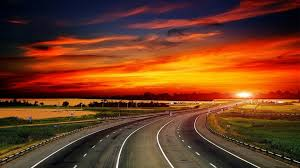
#> input picture 3_OpenCV/Resources/images.jpg, 300 x 168 px, found by its file name
$ python 31_HoughLinesP.py
#> lines starting #> are read from the running program, lines starting #| are printed output that depends on the picture; after the words box and inside, x2 and y2 are one past the last pixel; in counts of white or black regions, pixels touching at a corner belong together

import cv2
import numpy as np
img = cv2.imread('Resources\images.jpg')
#> img is the input picture: shape (168, 300, 3); mean B, G, R 32.9, 61.6, 115.6
gray = cv2.cvtColor(img, cv2.COLOR_BGR2GRAY)
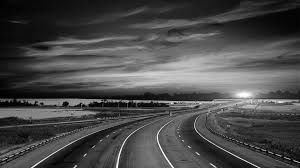
#> gray: shape (168, 300); min 0, max 254, mean 74.4
edges = cv2.Canny(gray,50,150,apertureSize = 3)
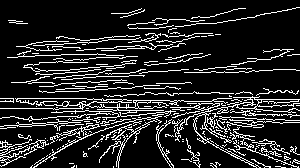
#> edges: shape (168, 300); 15.4% white in thin lines or dots
cv2.imshow('edges', edges)
lines = cv2.HoughLinesP(edges,1,np.pi/180,100,minLineLength=100,maxLineGap=10)
#> lines = [[0, 126, 184, 110], [87, 99, 223, 101], [108, 101, 257, 104], [152, 115, 292, 122], [157, 112, 299, 161], [66, 76, 226, 67], [2, 146, 103, 130], [144, 124, 265, 122]]
for line in lines:
    x1,y1,x2,y2 = line[0]
    cv2.line(img,(x1,y1),(x2,y2),(0,255,0),2)
#> this loop made 8 passes
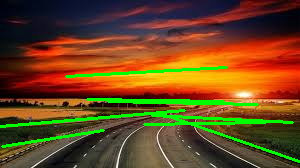
#> img: shape (168, 300, 3); 6.34% of pixels changed, all inside (x1, y1, x2, y2) = (0, 66, 300, 163)

cv2.imshow('image', img)
k = cv2.waitKey(0)
#> (key Esc is pressed here)
cv2.destroyAllWindows()

$ run again, with 3_OpenCV/Resources/detect2.jpg copied over 3_OpenCV/Resources/images.jpg
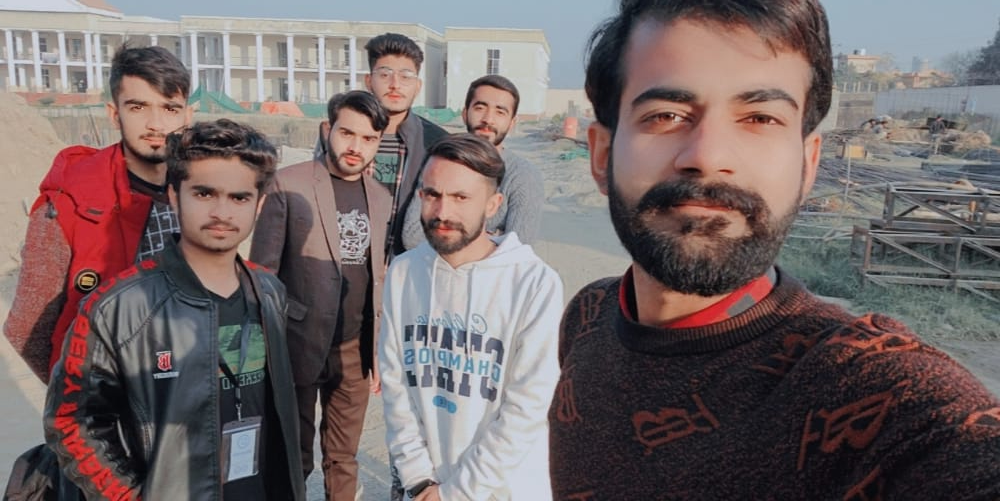
#> input picture 3_OpenCV/Resources/detect2.jpg, 1000 x 501 px, found by its file name
#> img is the input picture: shape (501, 1000, 3); mean B, G, R 103.5, 103.2, 115.9
#> `edges = cv2.Canny(gray,50,150,apertureSize = 3)`:
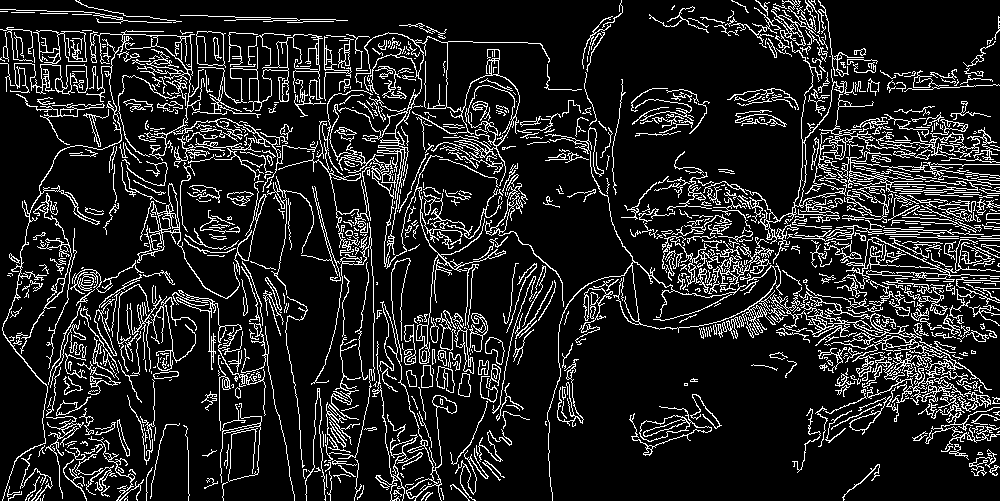
#> edges: shape (501, 1000); 13.4% white in thin lines or dots
#> lines = 81 rows, first 6: [793, 216, 929, 163], [759, 300, 954, 367], [819, 341, 992, 408], [154, 131, 284, 140], [760, 239, 915, 186], [688, 265, 791, 236]
#> the loop `for line in lines:` made 81 passes
#> after the loop `for line in lines:`:
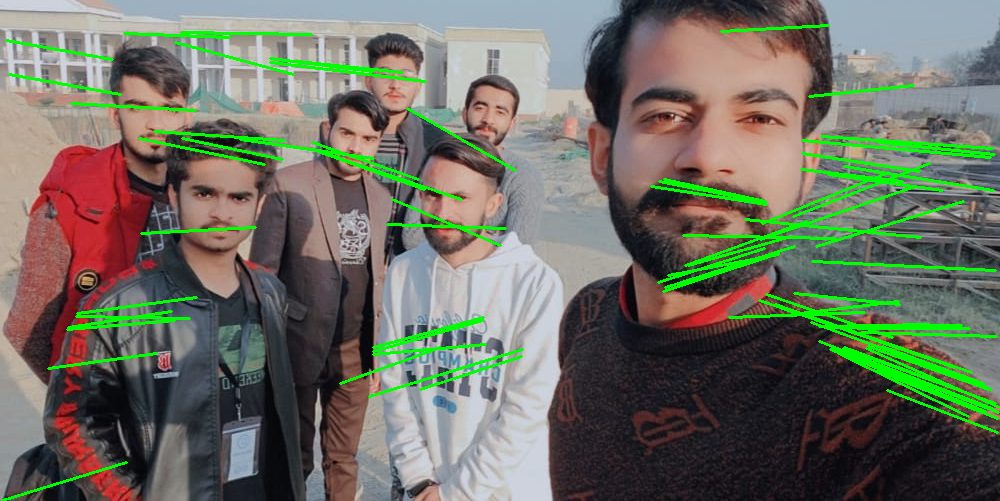
#> img: shape (501, 1000, 3); 5.38% of pixels changed, all inside (x1, y1, x2, y2) = (1, 24, 1000, 501)
